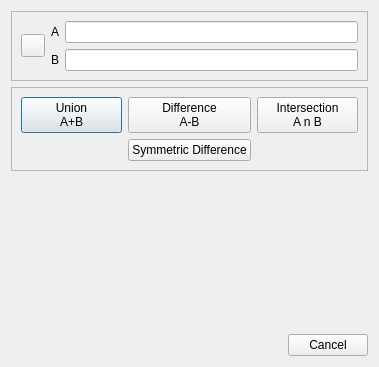
<?xml version="1.0" encoding="UTF-8"?>
<ui version="4.0">
 <class>CorkDialog</class>
 <widget class="QDialog" name="CorkDialog">
  <property name="geometry">
   <rect>
    <x>0</x>
    <y>0</y>
    <width>379</width>
    <height>367</height>
   </rect>
  </property>
  <property name="windowTitle">
   <string>Mesh Boolean Operations (CSG) with Cork</string>
  </property>
  <layout class="QVBoxLayout" name="verticalLayout_2">
   <item>
    <widget class="QFrame" name="frame_2">
     <property name="frameShape">
      <enum>QFrame::StyledPanel</enum>
     </property>
     <property name="frameShadow">
      <enum>QFrame::Raised</enum>
     </property>
     <layout class="QHBoxLayout" name="horizontalLayout_3">
      <item>
       <widget class="QToolButton" name="swapToolButton">
        <property name="icon">
         <iconset resource="qCork.qrc">
          <normaloff>:/CC/plugin/qCork/iconSwap.png</normaloff>:/CC/plugin/qCork/iconSwap.png</iconset>
        </property>
       </widget>
      </item>
      <item>
       <layout class="QVBoxLayout" name="verticalLayout">
        <item>
         <layout class="QHBoxLayout" name="horizontalLayout">
          <item>
           <widget class="QLabel" name="label_2">
            <property name="text">
             <string>A</string>
            </property>
           </widget>
          </item>
          <item>
           <widget class="QLineEdit" name="meshALineEdit">
            <property name="readOnly">
             <bool>true</bool>
            </property>
           </widget>
          </item>
         </layout>
        </item>
        <item>
         <layout class="QHBoxLayout" name="horizontalLayout_2">
          <item>
           <widget class="QLabel" name="label_3">
            <property name="text">
             <string>B</string>
            </property>
           </widget>
          </item>
          <item>
           <widget class="QLineEdit" name="meshBLineEdit">
            <property name="readOnly">
             <bool>true</bool>
            </property>
           </widget>
          </item>
         </layout>
        </item>
       </layout>
      </item>
     </layout>
    </widget>
   </item>
   <item>
    <widget class="QFrame" name="frame">
     <property name="frameShape">
      <enum>QFrame::StyledPanel</enum>
     </property>
     <property name="frameShadow">
      <enum>QFrame::Raised</enum>
     </property>
     <layout class="QGridLayout" name="gridLayout">
      <item row="0" column="0">
       <widget class="QPushButton" name="unionPushButton">
        <property name="toolTip">
         <string>Merge two objects into one</string>
        </property>
        <property name="text">
         <string>Union
A+B</string>
        </property>
       </widget>
      </item>
      <item row="0" column="1">
       <widget class="QPushButton" name="diffPushButton">
        <property name="toolTip">
         <string>Subtract one object from another</string>
        </property>
        <property name="text">
         <string>Difference
A-B</string>
        </property>
       </widget>
      </item>
      <item row="0" column="2">
       <widget class="QPushButton" name="interPushButton">
        <property name="toolTip">
         <string>Return the portion common to both objects</string>
        </property>
        <property name="text">
         <string>Intersection
A n B</string>
        </property>
       </widget>
      </item>
      <item row="1" column="0">
       <spacer name="horizontalSpacer">
        <property name="orientation">
         <enum>Qt::Horizontal</enum>
        </property>
        <property name="sizeHint" stdset="0">
         <size>
          <width>40</width>
          <height>20</height>
         </size>
        </property>
       </spacer>
      </item>
      <item row="1" column="1">
       <widget class="QPushButton" name="symDiffPushButton">
        <property name="toolTip">
         <string>Subtract one object from another (inverse result)</string>
        </property>
        <property name="text">
         <string>Symmetric Difference</string>
        </property>
       </widget>
      </item>
      <item row="1" column="2">
       <spacer name="horizontalSpacer_2">
        <property name="orientation">
         <enum>Qt::Horizontal</enum>
        </property>
        <property name="sizeHint" stdset="0">
         <size>
          <width>40</width>
          <height>20</height>
         </size>
        </property>
       </spacer>
      </item>
     </layout>
    </widget>
   </item>
   <item>
    <widget class="QLabel" name="label">
     <property name="toolTip">
      <string>Image courtesy of Autodesk(r)</string>
     </property>
     <property name="pixmap">
      <pixmap resource="qCork.qrc">:/CC/plugin/qCork/csg_types.png</pixmap>
     </property>
    </widget>
   </item>
   <item>
    <spacer name="verticalSpacer">
     <property name="orientation">
      <enum>Qt::Vertical</enum>
     </property>
     <property name="sizeHint" stdset="0">
      <size>
       <width>20</width>
       <height>6</height>
      </size>
     </property>
    </spacer>
   </item>
   <item>
    <widget class="QDialogButtonBox" name="buttonBox">
     <property name="standardButtons">
      <set>QDialogButtonBox::Cancel</set>
     </property>
    </widget>
   </item>
  </layout>
 </widget>
 <resources>
  <include location="qCork.qrc"/>
 </resources>
 <connections>
  <connection>
   <sender>buttonBox</sender>
   <signal>rejected()</signal>
   <receiver>CorkDialog</receiver>
   <slot>reject()</slot>
   <hints>
    <hint type="sourcelabel">
     <x>189</x>
     <y>257</y>
    </hint>
    <hint type="destinationlabel">
     <x>189</x>
     <y>138</y>
    </hint>
   </hints>
  </connection>
 </connections>
</ui>
